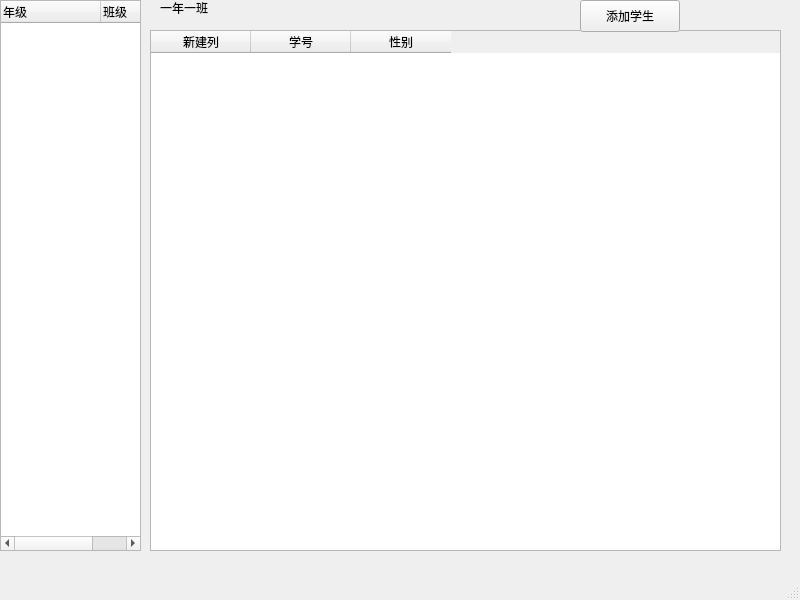
<?xml version="1.0" encoding="UTF-8"?>
<ui version="4.0">
 <class>MainWindow</class>
 <widget class="QMainWindow" name="MainWindow">
  <property name="geometry">
   <rect>
    <x>0</x>
    <y>0</y>
    <width>800</width>
    <height>600</height>
   </rect>
  </property>
  <property name="windowTitle">
   <string>MainWindow</string>
  </property>
  <widget class="QWidget" name="centralwidget">
   <widget class="QTreeWidget" name="ClassWidget">
    <property name="geometry">
     <rect>
      <x>0</x>
      <y>0</y>
      <width>141</width>
      <height>551</height>
     </rect>
    </property>
    <column>
     <property name="text">
      <string>年级</string>
     </property>
    </column>
    <column>
     <property name="text">
      <string>班级</string>
     </property>
    </column>
   </widget>
   <widget class="QTableWidget" name="tableWidget">
    <property name="geometry">
     <rect>
      <x>150</x>
      <y>30</y>
      <width>631</width>
      <height>521</height>
     </rect>
    </property>
    <column>
     <property name="text">
      <string>新建列</string>
     </property>
    </column>
    <column>
     <property name="text">
      <string>学号</string>
     </property>
    </column>
    <column>
     <property name="text">
      <string>性别</string>
     </property>
    </column>
   </widget>
   <widget class="QLabel" name="label">
    <property name="geometry">
     <rect>
      <x>160</x>
      <y>0</y>
      <width>58</width>
      <height>16</height>
     </rect>
    </property>
    <property name="text">
     <string>一年一班</string>
    </property>
   </widget>
   <widget class="QPushButton" name="AddButton">
    <property name="geometry">
     <rect>
      <x>580</x>
      <y>0</y>
      <width>100</width>
      <height>32</height>
     </rect>
    </property>
    <property name="text">
     <string>添加学生</string>
    </property>
   </widget>
  </widget>
  <widget class="QMenuBar" name="menubar">
   <property name="geometry">
    <rect>
     <x>0</x>
     <y>0</y>
     <width>800</width>
     <height>24</height>
    </rect>
   </property>
  </widget>
  <widget class="QStatusBar" name="statusbar"/>
 </widget>
 <resources/>
 <connections/>
</ui>
